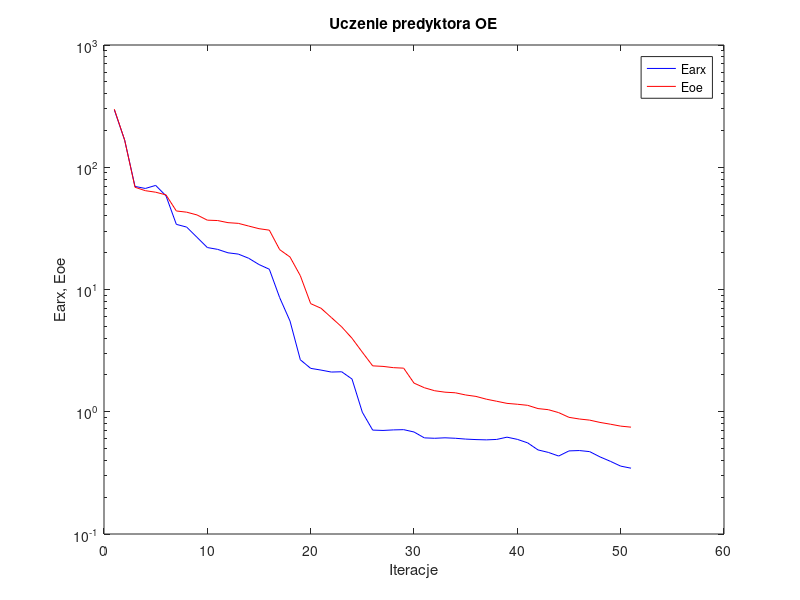
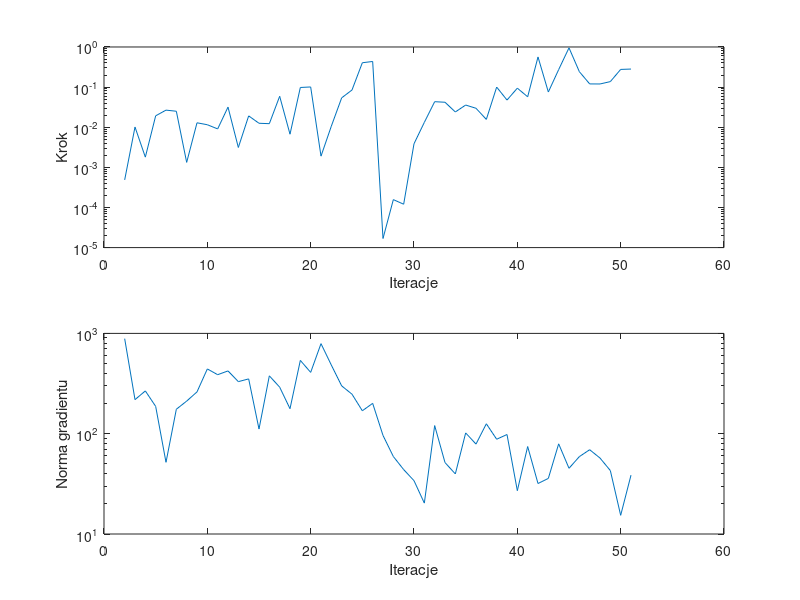

These figures' MATLAB source, in order:
%uczenie predyktora oe
clear all;
n=0; farx(n+1)=2.946852e+002; foe(n+1)=2.984786e+002; wspucz(n+1)=0.000000e+000; ng(n+1)=0.000000e+000;
%odnowa zmiennej metryki
n=1; farx(n+1)=1.666833e+002; foe(n+1)=1.665990e+002; krok(n+1)=4.863026e-004; ng(n+1)=8.863662e+002;
n=2; farx(n+1)=6.968877e+001; foe(n+1)=6.862343e+001; krok(n+1)=1.012183e-002; ng(n+1)=2.185929e+002;
n=3; farx(n+1)=6.706815e+001; foe(n+1)=6.433037e+001; krok(n+1)=1.797919e-003; ng(n+1)=2.669619e+002;
n=4; farx(n+1)=7.103426e+001; foe(n+1)=6.249638e+001; krok(n+1)=1.925105e-002; ng(n+1)=1.871808e+002;
n=5; farx(n+1)=5.836358e+001; foe(n+1)=5.943222e+001; krok(n+1)=2.667694e-002; ng(n+1)=5.187051e+001;
n=6; farx(n+1)=3.411136e+001; foe(n+1)=4.389417e+001; krok(n+1)=2.502768e-002; ng(n+1)=1.752872e+002;
n=7; farx(n+1)=3.239955e+001; foe(n+1)=4.290459e+001; krok(n+1)=1.330026e-003; ng(n+1)=2.113395e+002;
n=8; farx(n+1)=2.672763e+001; foe(n+1)=4.073298e+001; krok(n+1)=1.290032e-002; ng(n+1)=2.610263e+002;
n=9; farx(n+1)=2.204068e+001; foe(n+1)=3.691512e+001; krok(n+1)=1.153579e-002; ng(n+1)=4.422988e+002;
n=10; farx(n+1)=2.129362e+001; foe(n+1)=3.664656e+001; krok(n+1)=9.078303e-003; ng(n+1)=3.874644e+002;
n=11; farx(n+1)=1.996207e+001; foe(n+1)=3.522167e+001; krok(n+1)=3.173436e-002; ng(n+1)=4.225319e+002;
n=12; farx(n+1)=1.948168e+001; foe(n+1)=3.475689e+001; krok(n+1)=3.128460e-003; ng(n+1)=3.303717e+002;
n=13; farx(n+1)=1.801639e+001; foe(n+1)=3.304417e+001; krok(n+1)=1.916842e-002; ng(n+1)=3.518077e+002;
n=14; farx(n+1)=1.600298e+001; foe(n+1)=3.144165e+001; krok(n+1)=1.254988e-002; ng(n+1)=1.112564e+002;
n=15; farx(n+1)=1.464662e+001; foe(n+1)=3.058080e+001; krok(n+1)=1.226153e-002; ng(n+1)=3.774211e+002;
n=16; farx(n+1)=8.581056e+000; foe(n+1)=2.118784e+001; krok(n+1)=5.908701e-002; ng(n+1)=2.911490e+002;
n=17; farx(n+1)=5.522284e+000; foe(n+1)=1.844546e+001; krok(n+1)=6.700076e-003; ng(n+1)=1.774795e+002;
n=18; farx(n+1)=2.661248e+000; foe(n+1)=1.296310e+001; krok(n+1)=9.790078e-002; ng(n+1)=5.379430e+002;
n=19; farx(n+1)=2.264617e+000; foe(n+1)=7.662258e+000; krok(n+1)=1.008497e-001; ng(n+1)=4.086710e+002;
n=20; farx(n+1)=2.192383e+000; foe(n+1)=7.026015e+000; krok(n+1)=1.902387e-003; ng(n+1)=7.902943e+002;
n=21; farx(n+1)=2.112384e+000; foe(n+1)=5.901741e+000; krok(n+1)=1.064021e-002; ng(n+1)=4.831326e+002;
n=22; farx(n+1)=2.123826e+000; foe(n+1)=4.948743e+000; krok(n+1)=5.397089e-002; ng(n+1)=2.997458e+002;
n=23; farx(n+1)=1.852732e+000; foe(n+1)=3.992134e+000; krok(n+1)=8.472165e-002; ng(n+1)=2.476573e+002;
n=24; farx(n+1)=9.905935e-001; foe(n+1)=3.069690e+000; krok(n+1)=4.047493e-001; ng(n+1)=1.692593e+002;
n=25; farx(n+1)=7.079650e-001; foe(n+1)=2.373974e+000; krok(n+1)=4.353621e-001; ng(n+1)=2.006706e+002;
%odnowa zmiennej metryki
n=26; farx(n+1)=7.032553e-001; foe(n+1)=2.349916e+000; krok(n+1)=1.684728e-005; ng(n+1)=9.612547e+001;
n=27; farx(n+1)=7.104304e-001; foe(n+1)=2.294833e+000; krok(n+1)=1.569452e-004; ng(n+1)=5.922744e+001;
n=28; farx(n+1)=7.137689e-001; foe(n+1)=2.273254e+000; krok(n+1)=1.205665e-004; ng(n+1)=4.387142e+001;
n=29; farx(n+1)=6.830570e-001; foe(n+1)=1.715290e+000; krok(n+1)=3.870416e-003; ng(n+1)=3.401799e+001;
n=30; farx(n+1)=6.114819e-001; foe(n+1)=1.572453e+000; krok(n+1)=1.321526e-002; ng(n+1)=2.032362e+001;
n=31; farx(n+1)=6.067596e-001; foe(n+1)=1.485615e+000; krok(n+1)=4.331299e-002; ng(n+1)=1.204773e+002;
n=32; farx(n+1)=6.122158e-001; foe(n+1)=1.445937e+000; krok(n+1)=4.193314e-002; ng(n+1)=5.155396e+001;
n=33; farx(n+1)=6.069292e-001; foe(n+1)=1.429425e+000; krok(n+1)=2.399905e-002; ng(n+1)=3.973559e+001;
n=34; farx(n+1)=5.975550e-001; foe(n+1)=1.371634e+000; krok(n+1)=3.571716e-002; ng(n+1)=1.018023e+002;
n=35; farx(n+1)=5.920358e-001; foe(n+1)=1.334878e+000; krok(n+1)=2.967304e-002; ng(n+1)=7.878930e+001;
n=36; farx(n+1)=5.889684e-001; foe(n+1)=1.267257e+000; krok(n+1)=1.568149e-002; ng(n+1)=1.255585e+002;
n=37; farx(n+1)=5.937095e-001; foe(n+1)=1.218662e+000; krok(n+1)=1.001107e-001; ng(n+1)=8.805921e+001;
n=38; farx(n+1)=6.197145e-001; foe(n+1)=1.171032e+000; krok(n+1)=4.756755e-002; ng(n+1)=9.813183e+001;
n=39; farx(n+1)=5.945258e-001; foe(n+1)=1.151877e+000; krok(n+1)=9.406594e-002; ng(n+1)=2.704438e+001;
n=40; farx(n+1)=5.564813e-001; foe(n+1)=1.128691e+000; krok(n+1)=5.737813e-002; ng(n+1)=7.446000e+001;
n=41; farx(n+1)=4.873524e-001; foe(n+1)=1.061585e+000; krok(n+1)=5.642809e-001; ng(n+1)=3.186617e+001;
n=42; farx(n+1)=4.650048e-001; foe(n+1)=1.039785e+000; krok(n+1)=7.542765e-002; ng(n+1)=3.582971e+001;
n=43; farx(n+1)=4.343017e-001; foe(n+1)=9.838330e-001; krok(n+1)=2.730638e-001; ng(n+1)=7.922639e+001;
n=44; farx(n+1)=4.783999e-001; foe(n+1)=9.000662e-001; krok(n+1)=9.528451e-001; ng(n+1)=4.518948e+001;
n=45; farx(n+1)=4.815945e-001; foe(n+1)=8.724756e-001; krok(n+1)=2.427388e-001; ng(n+1)=5.906203e+001;
n=46; farx(n+1)=4.719086e-001; foe(n+1)=8.541495e-001; krok(n+1)=1.200783e-001; ng(n+1)=6.921420e+001;
n=47; farx(n+1)=4.273508e-001; foe(n+1)=8.179481e-001; krok(n+1)=1.196783e-001; ng(n+1)=5.719132e+001;
n=48; farx(n+1)=3.933207e-001; foe(n+1)=7.911805e-001; krok(n+1)=1.370460e-001; ng(n+1)=4.290677e+001;
n=49; farx(n+1)=3.591847e-001; foe(n+1)=7.629387e-001; krok(n+1)=2.760258e-001; ng(n+1)=1.535572e+001;
n=50; farx(n+1)=3.454404e-001; foe(n+1)=7.481809e-001; krok(n+1)=2.818076e-001; ng(n+1)=3.861440e+001;

figure; semilogy(farx,'b'); hold on; semilogy(foe,'r'); xlabel('Iteracje'); ylabel('Earx, Eoe'); legend('Earx','Eoe'); title('Uczenie predyktora OE');
figure; subplot(2,1,1); semilogy(krok); xlabel('Iteracje'); ylabel('Krok');
subplot(2,1,2); semilogy(ng); xlabel('Iteracje'); ylabel('Norma gradientu');
Earx=farx(n+1)
Eoe=foe(n+1)
